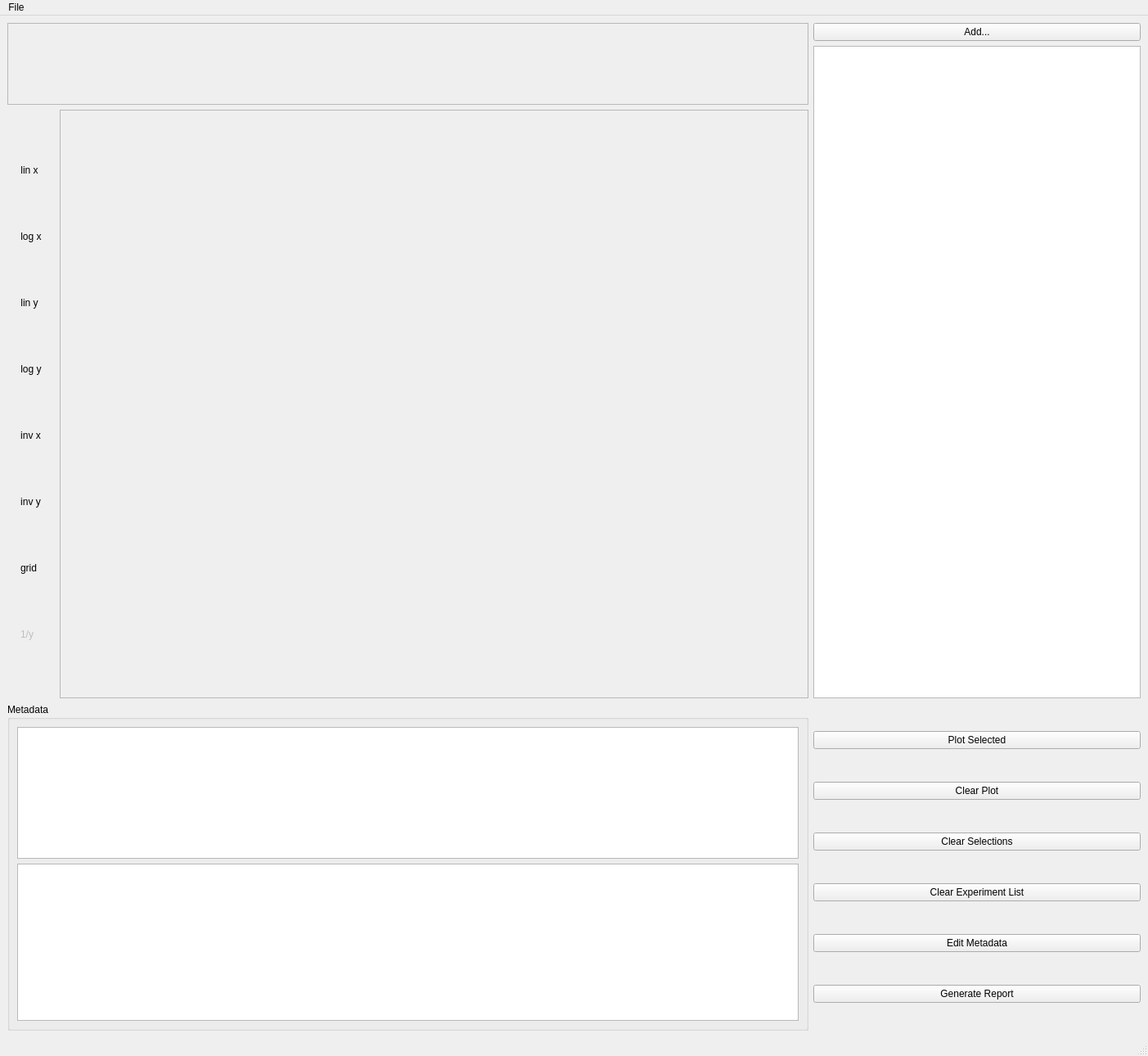
<?xml version="1.0" encoding="UTF-8"?>
<ui version="4.0">
 <class>Plotter</class>
 <widget class="QMainWindow" name="Plotter">
  <property name="geometry">
   <rect>
    <x>0</x>
    <y>0</y>
    <width>1403</width>
    <height>1290</height>
   </rect>
  </property>
  <property name="windowTitle">
   <string>DataPlotter</string>
  </property>
  <widget class="QWidget" name="centralwidget">
   <layout class="QGridLayout" name="gridLayout_3">
    <item row="1" column="0">
     <widget class="QGroupBox" name="commentsBox">
      <property name="maximumSize">
       <size>
        <width>16777215</width>
        <height>400</height>
       </size>
      </property>
      <property name="title">
       <string>Metadata</string>
      </property>
      <layout class="QVBoxLayout" name="verticalLayout_3">
       <item>
        <widget class="QTextEdit" name="metaDataFixed"/>
       </item>
       <item>
        <widget class="QTextEdit" name="metaDataComments">
         <property name="enabled">
          <bool>true</bool>
         </property>
         <property name="sizePolicy">
          <sizepolicy hsizetype="Expanding" vsizetype="Fixed">
           <horstretch>0</horstretch>
           <verstretch>0</verstretch>
          </sizepolicy>
         </property>
        </widget>
       </item>
      </layout>
     </widget>
    </item>
    <item row="0" column="1">
     <layout class="QVBoxLayout" name="verticalLayout">
      <item>
       <widget class="QPushButton" name="addPlotButton">
        <property name="toolTip">
         <string>&lt;html&gt;&lt;head/&gt;&lt;body&gt;&lt;p&gt;add new data to the list&lt;/p&gt;&lt;/body&gt;&lt;/html&gt;</string>
        </property>
        <property name="text">
         <string>Add...</string>
        </property>
       </widget>
      </item>
      <item>
       <widget class="QTreeWidget" name="plotTree">
        <property name="sizePolicy">
         <sizepolicy hsizetype="Preferred" vsizetype="Preferred">
          <horstretch>0</horstretch>
          <verstretch>0</verstretch>
         </sizepolicy>
        </property>
        <property name="minimumSize">
         <size>
          <width>400</width>
          <height>700</height>
         </size>
        </property>
        <property name="toolTip">
         <string>&lt;html&gt;&lt;head/&gt;&lt;body&gt;&lt;p&gt;Use arrow keys to navigate through experiment list. &lt;/p&gt;&lt;p&gt;You can rearrange the data using mouse.&lt;/p&gt;&lt;p&gt;You can delete active data using delete key.&lt;/p&gt;&lt;/body&gt;&lt;/html&gt;</string>
        </property>
        <property name="dragEnabled">
         <bool>true</bool>
        </property>
        <property name="dragDropMode">
         <enum>QAbstractItemView::InternalMove</enum>
        </property>
        <attribute name="headerVisible">
         <bool>false</bool>
        </attribute>
        <attribute name="headerDefaultSectionSize">
         <number>562</number>
        </attribute>
        <attribute name="headerMinimumSectionSize">
         <number>256</number>
        </attribute>
        <attribute name="headerStretchLastSection">
         <bool>false</bool>
        </attribute>
        <column>
         <property name="text">
          <string>Experiment Data</string>
         </property>
        </column>
       </widget>
      </item>
     </layout>
    </item>
    <item row="0" column="0">
     <layout class="QGridLayout" name="gridLayout_2">
      <item row="0" column="0" colspan="2">
       <widget class="QFrame" name="frame_2">
        <property name="maximumSize">
         <size>
          <width>16777215</width>
          <height>100</height>
         </size>
        </property>
        <property name="frameShape">
         <enum>QFrame::StyledPanel</enum>
        </property>
        <property name="frameShadow">
         <enum>QFrame::Raised</enum>
        </property>
       </widget>
      </item>
      <item row="1" column="1">
       <widget class="QFrame" name="frame">
        <property name="sizePolicy">
         <sizepolicy hsizetype="Expanding" vsizetype="Preferred">
          <horstretch>0</horstretch>
          <verstretch>0</verstretch>
         </sizepolicy>
        </property>
        <property name="minimumSize">
         <size>
          <width>0</width>
          <height>650</height>
         </size>
        </property>
        <property name="styleSheet">
         <string notr="true"/>
        </property>
        <property name="frameShape">
         <enum>QFrame::StyledPanel</enum>
        </property>
        <property name="frameShadow">
         <enum>QFrame::Raised</enum>
        </property>
       </widget>
      </item>
      <item row="1" column="0">
       <widget class="QWidget" name="toolBarWidget" native="true">
        <property name="sizePolicy">
         <sizepolicy hsizetype="Minimum" vsizetype="Preferred">
          <horstretch>0</horstretch>
          <verstretch>0</verstretch>
         </sizepolicy>
        </property>
        <property name="minimumSize">
         <size>
          <width>0</width>
          <height>0</height>
         </size>
        </property>
        <property name="maximumSize">
         <size>
          <width>100</width>
          <height>16777215</height>
         </size>
        </property>
        <layout class="QVBoxLayout" name="verticalLayout_2">
         <item>
          <widget class="QToolButton" name="linxTool">
           <property name="toolTip">
            <string>&lt;html&gt;&lt;head/&gt;&lt;body&gt;&lt;p&gt;make x-axis linear&lt;/p&gt;&lt;/body&gt;&lt;/html&gt;</string>
           </property>
           <property name="text">
            <string>lin x</string>
           </property>
           <property name="checkable">
            <bool>true</bool>
           </property>
           <property name="toolButtonStyle">
            <enum>Qt::ToolButtonTextOnly</enum>
           </property>
           <property name="autoRaise">
            <bool>true</bool>
           </property>
          </widget>
         </item>
         <item>
          <widget class="QToolButton" name="logxTool">
           <property name="toolTip">
            <string>&lt;html&gt;&lt;head/&gt;&lt;body&gt;&lt;p&gt;make x-axis log scale. Negative regions are ignored.&lt;/p&gt;&lt;/body&gt;&lt;/html&gt;</string>
           </property>
           <property name="text">
            <string>log x</string>
           </property>
           <property name="checkable">
            <bool>true</bool>
           </property>
           <property name="toolButtonStyle">
            <enum>Qt::ToolButtonTextOnly</enum>
           </property>
           <property name="autoRaise">
            <bool>true</bool>
           </property>
          </widget>
         </item>
         <item>
          <widget class="QToolButton" name="linyTool">
           <property name="toolTip">
            <string>&lt;html&gt;&lt;head/&gt;&lt;body&gt;&lt;p&gt;Make y-axis linear&lt;/p&gt;&lt;/body&gt;&lt;/html&gt;</string>
           </property>
           <property name="text">
            <string>lin y</string>
           </property>
           <property name="checkable">
            <bool>true</bool>
           </property>
           <property name="toolButtonStyle">
            <enum>Qt::ToolButtonTextOnly</enum>
           </property>
           <property name="autoRaise">
            <bool>true</bool>
           </property>
          </widget>
         </item>
         <item>
          <widget class="QToolButton" name="logyTool">
           <property name="toolTip">
            <string>&lt;html&gt;&lt;head/&gt;&lt;body&gt;&lt;p&gt;Make y-axis log scale. Negative regions are ignored. IV data will use absolute current value for negative region.&lt;/p&gt;&lt;/body&gt;&lt;/html&gt;</string>
           </property>
           <property name="text">
            <string>log y</string>
           </property>
           <property name="checkable">
            <bool>true</bool>
           </property>
           <property name="toolButtonStyle">
            <enum>Qt::ToolButtonTextOnly</enum>
           </property>
           <property name="autoRaise">
            <bool>true</bool>
           </property>
          </widget>
         </item>
         <item>
          <widget class="QToolButton" name="invxTool">
           <property name="enabled">
            <bool>true</bool>
           </property>
           <property name="toolTip">
            <string>&lt;html&gt;&lt;head/&gt;&lt;body&gt;&lt;p&gt;Invert/reverse the x-axis&lt;/p&gt;&lt;/body&gt;&lt;/html&gt;</string>
           </property>
           <property name="text">
            <string>inv x</string>
           </property>
           <property name="checkable">
            <bool>true</bool>
           </property>
           <property name="toolButtonStyle">
            <enum>Qt::ToolButtonTextOnly</enum>
           </property>
           <property name="autoRaise">
            <bool>true</bool>
           </property>
          </widget>
         </item>
         <item>
          <widget class="QToolButton" name="invyTool">
           <property name="enabled">
            <bool>true</bool>
           </property>
           <property name="toolTip">
            <string>&lt;html&gt;&lt;head/&gt;&lt;body&gt;&lt;p&gt;invert/reverse the y-axis&lt;/p&gt;&lt;/body&gt;&lt;/html&gt;</string>
           </property>
           <property name="text">
            <string>inv y</string>
           </property>
           <property name="checkable">
            <bool>true</bool>
           </property>
           <property name="toolButtonStyle">
            <enum>Qt::ToolButtonTextOnly</enum>
           </property>
           <property name="autoRaise">
            <bool>true</bool>
           </property>
          </widget>
         </item>
         <item>
          <widget class="QToolButton" name="gridTool">
           <property name="enabled">
            <bool>true</bool>
           </property>
           <property name="toolTip">
            <string>&lt;html&gt;&lt;head/&gt;&lt;body&gt;&lt;p&gt;show/hide grid&lt;/p&gt;&lt;/body&gt;&lt;/html&gt;</string>
           </property>
           <property name="text">
            <string>grid</string>
           </property>
           <property name="checkable">
            <bool>true</bool>
           </property>
           <property name="toolButtonStyle">
            <enum>Qt::ToolButtonTextOnly</enum>
           </property>
           <property name="autoRaise">
            <bool>true</bool>
           </property>
          </widget>
         </item>
         <item>
          <widget class="QToolButton" name="recipyTool">
           <property name="enabled">
            <bool>false</bool>
           </property>
           <property name="toolTip">
            <string>&lt;html&gt;&lt;head/&gt;&lt;body&gt;&lt;p&gt;plot y-axis in reciprocal scale.&lt;/p&gt;&lt;/body&gt;&lt;/html&gt;</string>
           </property>
           <property name="text">
            <string>1/y</string>
           </property>
           <property name="checkable">
            <bool>true</bool>
           </property>
           <property name="toolButtonStyle">
            <enum>Qt::ToolButtonTextOnly</enum>
           </property>
           <property name="autoRaise">
            <bool>true</bool>
           </property>
          </widget>
         </item>
        </layout>
       </widget>
      </item>
     </layout>
    </item>
    <item row="1" column="1">
     <layout class="QVBoxLayout" name="actionButtons">
      <item>
       <widget class="QPushButton" name="plotSelectedButton">
        <property name="toolTip">
         <string>&lt;html&gt;&lt;head/&gt;&lt;body&gt;&lt;p&gt;Plot the selected data together.&lt;/p&gt;&lt;/body&gt;&lt;/html&gt;</string>
        </property>
        <property name="whatsThis">
         <string>&lt;html&gt;&lt;head/&gt;&lt;body&gt;&lt;p&gt;&lt;br/&gt;&lt;/p&gt;&lt;/body&gt;&lt;/html&gt;</string>
        </property>
        <property name="text">
         <string>Plot Selected</string>
        </property>
       </widget>
      </item>
      <item>
       <widget class="QPushButton" name="clearPlotButton">
        <property name="toolTip">
         <string>&lt;html&gt;&lt;head/&gt;&lt;body&gt;&lt;p&gt;Clear the plot screen&lt;/p&gt;&lt;/body&gt;&lt;/html&gt;</string>
        </property>
        <property name="text">
         <string>Clear Plot</string>
        </property>
       </widget>
      </item>
      <item>
       <widget class="QPushButton" name="clearSelectionsButton">
        <property name="toolTip">
         <string>&lt;html&gt;&lt;head/&gt;&lt;body&gt;&lt;p&gt;Uncheck all data&lt;/p&gt;&lt;/body&gt;&lt;/html&gt;</string>
        </property>
        <property name="text">
         <string>Clear Selections</string>
        </property>
       </widget>
      </item>
      <item>
       <widget class="QPushButton" name="clearExperimentButton">
        <property name="toolTip">
         <string>&lt;html&gt;&lt;head/&gt;&lt;body&gt;&lt;p&gt;Clear all experiment data from the list&lt;/p&gt;&lt;/body&gt;&lt;/html&gt;</string>
        </property>
        <property name="text">
         <string>Clear Experiment List</string>
        </property>
       </widget>
      </item>
      <item>
       <widget class="QPushButton" name="editMetadataButton">
        <property name="toolTip">
         <string>&lt;html&gt;&lt;head/&gt;&lt;body&gt;&lt;p&gt;Edit the comments for currently active data&lt;/p&gt;&lt;/body&gt;&lt;/html&gt;</string>
        </property>
        <property name="text">
         <string>Edit Metadata</string>
        </property>
       </widget>
      </item>
      <item>
       <widget class="QPushButton" name="generateReportButton">
        <property name="toolTip">
         <string>&lt;html&gt;&lt;head/&gt;&lt;body&gt;&lt;p&gt;Generate a report from all the data present in the list.&lt;/p&gt;&lt;/body&gt;&lt;/html&gt;</string>
        </property>
        <property name="text">
         <string>Generate Report</string>
        </property>
       </widget>
      </item>
     </layout>
    </item>
   </layout>
  </widget>
  <widget class="QMenuBar" name="menubar">
   <property name="geometry">
    <rect>
     <x>0</x>
     <y>0</y>
     <width>1403</width>
     <height>38</height>
    </rect>
   </property>
   <widget class="QMenu" name="menuFile">
    <property name="title">
     <string>File</string>
    </property>
    <widget class="QMenu" name="menuExport">
     <property name="title">
      <string>Export</string>
     </property>
     <widget class="QMenu" name="menuActive_Plot">
      <property name="title">
       <string>Active Plot</string>
      </property>
      <addaction name="actionAs_txt"/>
      <addaction name="separator"/>
      <addaction name="actionAs_PNG"/>
      <addaction name="actionAs_JPG"/>
      <addaction name="actionAs_TIFF"/>
      <addaction name="separator"/>
      <addaction name="actionAs_PDF"/>
     </widget>
     <widget class="QMenu" name="menuAll_Plots">
      <property name="title">
       <string>All Plots</string>
      </property>
      <addaction name="actionAs_txt_2"/>
      <addaction name="separator"/>
      <addaction name="actionAs_PNG_2"/>
      <addaction name="actionAs_JPG_2"/>
      <addaction name="actionAs_TIFF_2"/>
      <addaction name="separator"/>
      <addaction name="actionAs_PDF_2"/>
     </widget>
     <addaction name="menuActive_Plot"/>
     <addaction name="menuAll_Plots"/>
    </widget>
    <addaction name="actionLoad_data"/>
    <addaction name="actionAdd_data"/>
    <addaction name="actionSave_File"/>
    <addaction name="separator"/>
    <addaction name="actionGenerate_Report"/>
    <addaction name="separator"/>
    <addaction name="menuExport"/>
    <addaction name="separator"/>
    <addaction name="actionExit"/>
   </widget>
   <addaction name="menuFile"/>
  </widget>
  <widget class="QStatusBar" name="statusbar"/>
  <action name="actionLoad_data">
   <property name="text">
    <string>Load new data</string>
   </property>
  </action>
  <action name="actionSave_File">
   <property name="text">
    <string>Save File</string>
   </property>
  </action>
  <action name="actionSave_As">
   <property name="text">
    <string>Save As</string>
   </property>
  </action>
  <action name="actionGenerate_Report">
   <property name="text">
    <string>Generate Report</string>
   </property>
  </action>
  <action name="actionExit">
   <property name="text">
    <string>Exit</string>
   </property>
  </action>
  <action name="actionAs_txt">
   <property name="text">
    <string>As txt</string>
   </property>
  </action>
  <action name="actionAs_PNG">
   <property name="text">
    <string>As PNG</string>
   </property>
  </action>
  <action name="actionAs_PDF">
   <property name="text">
    <string>As PDF</string>
   </property>
  </action>
  <action name="actionAs_txt_2">
   <property name="text">
    <string>As txt</string>
   </property>
  </action>
  <action name="actionAs_PNG_2">
   <property name="text">
    <string>As PNG</string>
   </property>
  </action>
  <action name="actionAs_PDF_2">
   <property name="text">
    <string>As PDF</string>
   </property>
  </action>
  <action name="actionAs_JPG">
   <property name="text">
    <string>As JPG</string>
   </property>
  </action>
  <action name="actionAs_TIFF">
   <property name="text">
    <string>As TIFF</string>
   </property>
  </action>
  <action name="actionAs_JPG_2">
   <property name="text">
    <string>As JPG</string>
   </property>
  </action>
  <action name="actionAs_TIFF_2">
   <property name="text">
    <string>As TIFF</string>
   </property>
  </action>
  <action name="actionAdd_data">
   <property name="text">
    <string>Add data</string>
   </property>
  </action>
 </widget>
 <resources/>
 <connections/>
</ui>
